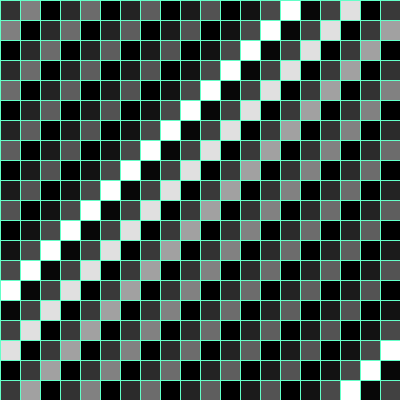
Frame 1 (no input)
Frame 60 (the mouse pressed at the canvas centre just before this capture): identical to frame 1, image omitted
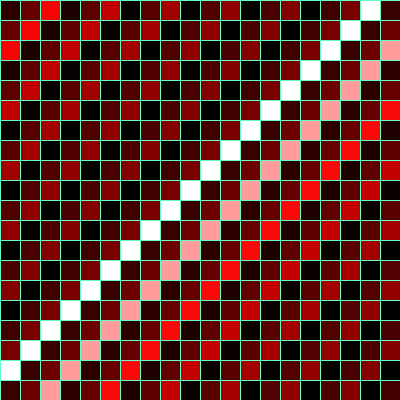
Frame 120 (the mouse held since frame 60 and released just before this capture)

The Processing sketch that drew these frames (run headless with seeded random() and noise(); from frame 60 on, the mouse is pressed at the canvas centre):

// Processing sketch: processing_11723
// ── processing_11723.pde

Cell[][] grid;
int cols = 20;
int rows = 20;

void setup() {
  size(400,400);
  grid = new Cell[cols][rows];
  for (int i = 0; i < cols; i++) {
    for (int j = 0; j < rows; j++) {
      grid[i][j] = new Cell(i*20,j*20,20,20,i+j);
    }
  }
}

void draw() {
  background(0);
  for (int i = 0; i < cols; i++) {
    for (int j = 0; j < rows; j++) {
      grid[i][j].oscillate();
      grid[i][j].display();
    }
  }
}

class Cell {
  float x,y; 
  float w,h;
  float angle;

  Cell(float tempX, float tempY, float tempW, float tempH, float tempAngle) {
    x = tempX;
    y = tempY;
    w = tempW;
    h = tempH;
    angle = tempAngle;
  } 
  
//speed of oscillation
  void oscillate() {
    angle += (mouseX+mouseY)*0.0001; 
  }

  void display() {
    //colour of lines
    stroke(100, 255, 200);
    //colour of squares
    fill(50+50*tan(angle)+(mouseX+mouseY)*0.1,50+50*tan(angle)-mouseX,50+50*tan(angle)-mouseY);
    rect(x,y,w,h); 
  }
  
}
